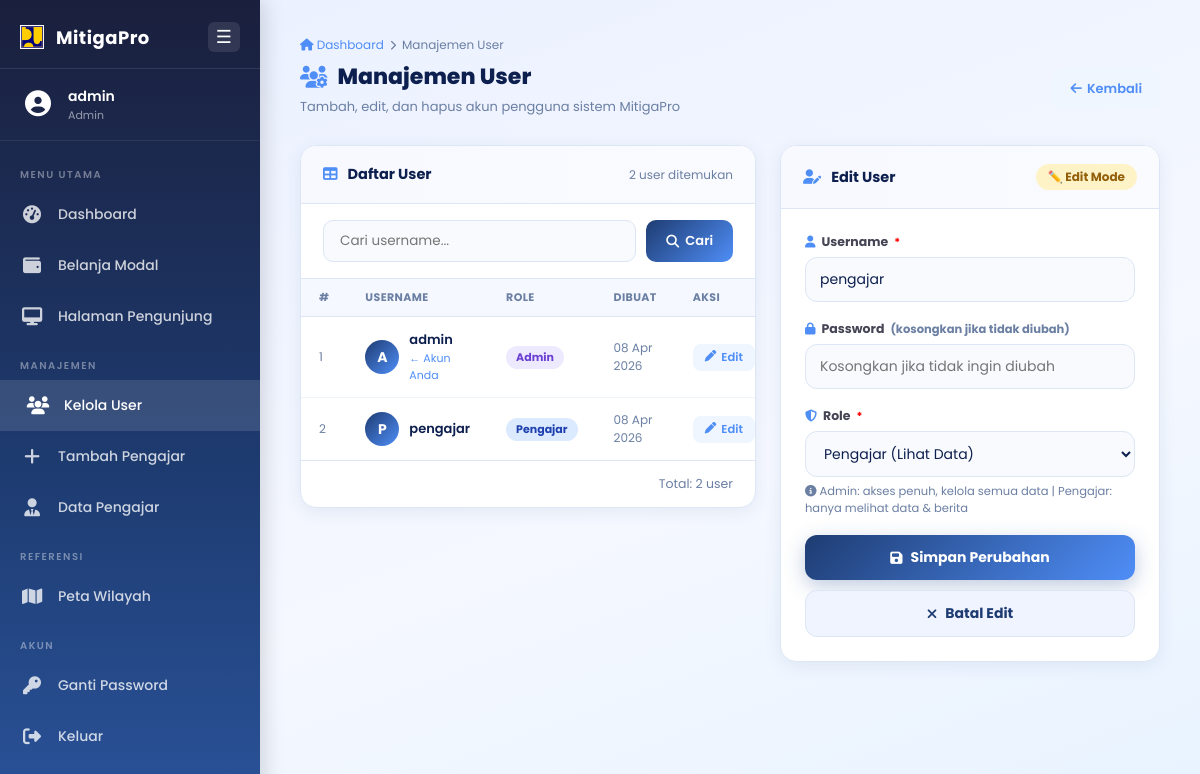
/mitigapro/admin/manage_users.php?edit=2 (signed in), run on the app's committed database.
### tables this page shows
CREATE TABLE IF NOT EXISTS users (
    id         INT UNSIGNED AUTO_INCREMENT PRIMARY KEY,
    username   VARCHAR(80)  NOT NULL UNIQUE,
    password   VARCHAR(255) NOT NULL,    
    role       ENUM('admin','pengajar') NOT NULL DEFAULT 'pengajar',
    created_at TIMESTAMP DEFAULT CURRENT_TIMESTAMP
);

### mitigapro/admin/manage_users.php (the view, shortened to what this page needs)
<?php
require $_SERVER['DOCUMENT_ROOT'] . '/MitigaPro/include/autoload.php';
$edit_user = null;
if (isset($_GET['edit'])) {
    $eid = intval($_GET['edit']);
    $r = $conn->prepare("SELECT id, username, role FROM users WHERE id=?");
    $r->bind_param('i', $eid);
    $r->execute();
    $edit_user = $r->get_result()->fetch_assoc();
}
$search = trim($_GET['q'] ?? '');
if ($search !== '') {
    $sq = '%' . $search . '%';
    $list_q = $conn->prepare("SELECT * FROM users WHERE username LIKE ? ORDER BY created_at DESC");
    $list_q->bind_param('s', $sq);
    $list_q->execute();
    $users = $list_q->get_result();
} else {
    $users = $conn->query("SELECT * FROM users ORDER BY created_at DESC");
}
?>
<!DOCTYPE html>
<html lang="id">
<head>
<link rel="stylesheet" href="<?= BASE_URL ?>1_css/sidebar_mitigapro.css">
<link rel="stylesheet" href="https://cdnjs.cloudflare.com/ajax/libs/font-awesome/6.5.0/css/all.min.css">
</head>
<body>
<?php require INCLUDE_PATH . 'sidebar_mitigapro.php'; ?>
<div class="main-content" id="mainContent">
  <div class="breadcrumb">
    <a href="db_mitigapro.php"><i class="fas fa-home"></i> Dashboard</a>
    <i class="fas fa-chevron-right" style="font-size:10px"></i>
    <span>Manajemen User</span>
  </div>
  <div class="page-header">
    <div>
      <h1><i class="fas fa-users-gear" style="color:var(--accent)"></i> Manajemen User</h1>
      <p>Tambah, edit, dan hapus akun pengguna sistem MitigaPro</p>
    </div>
    <a href="db_mitigapro.php" class="tbl-btn btn-edit" style="padding:10px 18px;font-size:13px">
      <i class="fas fa-arrow-left"></i> Kembali
    </a>
  </div>
  <div class="layout">
    <div class="panel">
      <div class="panel-header">
        <div class="panel-title"><i class="fas fa-table"></i> Daftar User</div>
        <span style="font-size:12px;color:var(--muted)"><?= $users->num_rows ?> user ditemukan</span>
      </div>
      <form method="GET" class="search-bar">
        <input type="text" name="q" placeholder="Cari username..." value="<?= htmlspecialchars($search) ?>">
        <button type="submit" class="btn-search"><i class="fas fa-search"></i> Cari</button>
      </form>
      <?php if ($users->num_rows > 0): ?>
      <table class="data-table">
        <thead>
          <tr>
            <th>#</th>
            <th>Username</th>
            <th>Role</th>
            <th>Dibuat</th>
            <th>Aksi</th>
          </tr>
        </thead>
        <tbody>
        <?php $no = 1; while ($u = $users->fetch_assoc()): ?>
          <tr>
            <td style="color:var(--muted);font-size:12px"><?= $no++ ?></td>
            <td>
              <div class="td-name">
                <div class="td-avatar"><?= strtoupper(substr($u['username'],0,1)) ?></div>
                <div>
                  <div style="font-weight:600"><?= htmlspecialchars($u['username']) ?></div>
                  <?php if ((int)$u['id'] === (int)$_SESSION['user_id']): ?>
                    <div class="td-sub" style="color:var(--accent)">← Akun Anda</div>
                  <?php endif; ?>
                </div>
              </div>
            </td>
            <td><span class="badge badge-<?= $u['role'] ?>"><?= ucfirst($u['role']) ?></span></td>
            <td style="font-size:12px;color:var(--muted)"><?= date('d M Y', strtotime($u['created_at'])) ?></td>
            <td>
              <div class="tbl-actions">
                <a href="?edit=<?= $u['id'] ?><?= $search ? '&q='.urlencode($search) : '' ?>" class="tbl-btn btn-edit">
                  <i class="fas fa-pen"></i> Edit
                </a>
              </div>
            </td>
          </tr>
        <?php endwhile; ?>
        </tbody>
      </table>
      <div class="pag">Total: <?= $no-1 ?> user</div>
      <?php else: ?>
        <div class="empty-state"><i class="fas fa-users"></i><p>Tidak ada user ditemukan.</p></div>
      <?php endif; ?>
    </div>
    <div class="panel">
      <div class="panel-header">
        <div class="panel-title">
          <i class="fas fa-<?= $edit_user ? 'user-pen' : 'user-plus' ?>"></i>
          <?= $edit_user ? 'Edit User' : 'Tambah User Baru' ?>
        </div>
        <span class="mode-badge mode-<?= $edit_user ? 'edit' : 'add' ?>">
          <?= $edit_user ? '✏️ Edit Mode' : '➕ Tambah' ?>
        </span>
      </div>
      <div class="form-body">
        <form method="POST" action="">
          <div class="fg">
            <label><i class="fas fa-user"></i> Username <span style="color:red;font-size:11px">*</span></label>
            <input type="text" name="username"
              placeholder="Nama pengguna (unik)"
              value="<?= htmlspecialchars($edit_user['username'] ?? $_POST['username'] ?? '') ?>"
              autocomplete="off" required>
          </div>
          <div class="fg">
            <label><i class="fas fa-lock"></i> Password <?= $edit_user ? '<span class="hint">(kosongkan jika tidak diubah)</span>' : '<span style="color:red;font-size:11px">*</span>' ?></label>
            <input type="password" name="password"
              placeholder="<?= $edit_user ? 'Kosongkan jika tidak ingin diubah' : 'Minimal 6 karakter' ?>"
              autocomplete="new-password"
              <?= !$edit_user ? 'required' : '' ?>>
          </div>
          <div class="fg">
            <label><i class="fas fa-shield-halved"></i> Role <span style="color:red;font-size:11px">*</span></label>
            <select name="role" required>
              <option value="pengajar" <?= (($edit_user['role'] ?? 'pengajar') === 'pengajar') ? 'selected' : '' ?>>Pengajar (Lihat Data)</option>
            </select>
            <div class="hint"><i class="fas fa-info-circle"></i> Admin: akses penuh, kelola semua data | Pengajar: hanya melihat data & berita</div>
          </div>
          <button type="submit" class="btn btn-save">
            <i class="fas fa-<?= $edit_user ? 'save' : 'user-plus' ?>"></i>
            <?= $edit_user ? 'Simpan Perubahan' : 'Tambah User' ?>
          </button>
          <?php if ($edit_user): ?>
            <a href="manage_users.php" class="btn btn-cancel">
              <i class="fas fa-times"></i> Batal Edit
            </a>
          <?php endif; ?>
        </form>
      </div>
    </div>
  </div>
</div>
</body>
</html>

### 1_css/sidebar_mitigapro.css (style rules this page uses)
.main-content { margin-left: 260px; padding: 36px 40px; min-height: 100vh; transition: margin-left 0.3s ease; font-family: 'Poppins', sans-serif; }

### data on the page
users: username "A", username "admin", shows "← Akun Anda", role "Admin", created_at "08 Apr 2026"
users: username "P", username "pengajar", role "Pengajar", created_at "08 Apr 2026", role "Pengajar (Lihat Data)"

### other printed values
$_sidebar_username "admin"
$label "Dashboard Belanja Modal Halaman Pengunjung Kelola User Tambah Pengajar Data Pengajar Peta Wilayah Ganti Password"
$users->num_rows "2"
$no-1 "2"
